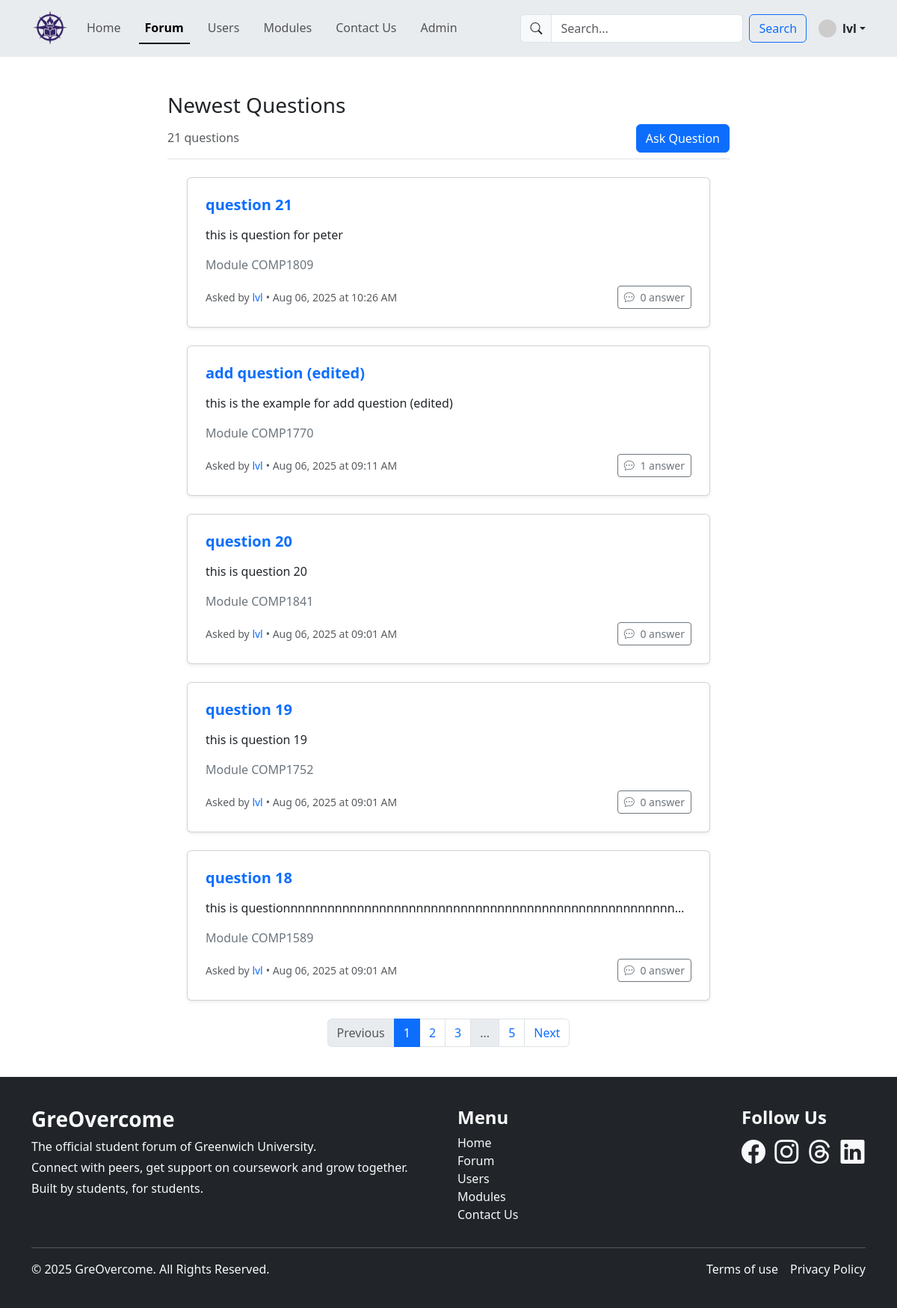
The app's page /coursework/user/forum.php (signed in) with its own data.
### tables this page shows
CREATE TABLE `question` (
  `id` int(11) NOT NULL,
  `quest_title` text NOT NULL,
  `questtext` text NOT NULL,
  `questdate` datetime DEFAULT current_timestamp(),
  `images` text DEFAULT NULL,
  `userid` int(11) NOT NULL,
  `moduleid` int(11) NOT NULL
);

CREATE TABLE `module` (
  `id` int(11) NOT NULL,
  `name` varchar(255) DEFAULT NULL,
  `description` text DEFAULT NULL,
  `created_at` datetime DEFAULT current_timestamp()
);

CREATE TABLE `user` (
  `id` int(11) NOT NULL,
  `name` varchar(255) NOT NULL,
  `email` varchar(255) NOT NULL,
  `password` varchar(255) NOT NULL,
  `created_at` datetime DEFAULT current_timestamp(),
  `bio` text DEFAULT NULL
);

### coursework/user/forum.php (called while the page is built, shortened)
<?php
    include '../system/include/DatabaseConnection.php';
    include '../system/include/DatabaseFunction.php';
try {
    $limit = 5;
    $page = isset($_GET['page']) && is_numeric($_GET['page']) ? (int) $_GET['page'] : 1;
    $page = max(1, $page);
    $offset = ($page - 1) * $limit;
    $keyword = $_GET['keyword'] ?? '';
    $questions = [];
    $totalQuestions = 0;
    if (!empty($keyword)) {
        $totalQuestions = countSearchResults($pdo, $keyword);
        $questions = searchQuestionsPaginated($pdo, $keyword, $limit, $offset);
    } else {
        $totalQuestions = totalQuestions($pdo);
        $questions = getAllQuestionsPaginated($pdo, $limit, $offset);
    }
    $totalPages = ceil($totalQuestions / $limit);
    include 'templates/public_forum.html.php';
} catch (PDOException $e) {
    $title = 'An error has occurred';
    $output = 'Database error: ' . $e->getMessage();
}
include 'templates/public_layout.html.php';

### coursework/system/include/DatabaseFunction.php (called while the page is built, shortened)
<?php
    function query($pdo, $sql, $parameters = []) {
        $query = $pdo->prepare($sql);
        $query->execute($parameters);
        return $query;
    }
    function totalQuestions($pdo) {
        $query = query($pdo, 'SELECT COUNT(*) FROM question');
        $row = $query->fetch();
        return $row[0];
    }
    function getAllQuestionsPaginated($pdo, $limit, $offset) {
        $sql = "SELECT q.*, u.name AS user_name, email, m.name AS module_name
                FROM question q
                LEFT JOIN user u ON q.userid = u.id
                LEFT JOIN module m ON q.moduleid = m.id
                ORDER BY q.questdate DESC, q.id DESC
                LIMIT $limit OFFSET $offset";
        $query = query($pdo, $sql);
        return $query->fetchAll();
    }

### coursework/user/templates/public_forum.html.php (the view, shortened to what this page needs)
<div class="container mt-4" style="max-width: 900px;">
  <div class="border-bottom pb-2 mb-4">
    <h3>Newest Questions</h5>
    <div class="d-flex justify-content-between align-items-center">
      <h6 class="mb-0 text-muted"><?= $totalQuestions ?> questions</h6>
      <a href="add_question.php" class="btn btn-primary">Ask Question</a>
  </div>
</div>
</div>
<?php foreach($questions as $question): ?>
    <?php
    $stmt = $pdo->prepare("SELECT COUNT(*) FROM answers WHERE question_id = ?");
    $stmt->execute([$question['id']]);
    $commentCount = $stmt->fetchColumn();
    ?>
    <div class="card my-4 shadow-sm" style="max-width: 700px; margin: auto;">
        <div class="card-body p-4">
            <h5 class="card-title fw-semibold mb-3">
                <div class="d-block text-truncate text-primary" style="max-width: 700px;">
                    <a href="view_question.php?id=<?= $question['id'] ?>" class="text-decoration-none text-primary">
                        <?=htmlspecialchars($question['quest_title'], ENT_QUOTES, 'UTF-8') ?>
                    </a>
                </div>
            </h5>
            <p class="card-text text-dark text-truncate" style="max-widtd: 100px;">
                <?=htmlspecialchars($question['questtext'], ENT_QUOTES, 'UTF-8'); ?>
            </p>
            <p class="card-text text-secondary">
                Module <?=htmlspecialchars($question['module_name'], ENT_QUOTES, 'UTF-8'); ?>
            </p>
            <div class="d-flex justify-content-between align-items-center mt-3">
                <div>
                    <small class="text-muted d-inline-flex align-items-center" style="max-width: 100%;">
                      Asked by&nbsp;
                      <a class="text-decoration-none text-truncate d-inline-block me-1"
                         style="max-width: 150px; overflow: hidden; text-overflow: ellipsis; white-space: nowrap;"
                         href="tabs/users_tab/view_profile.php?id=<?=$question['userid']?>">
                         <?=htmlspecialchars($question['user_name'], ENT_QUOTES, 'UTF-8'); ?>
                      </a>
                        • <?php $display_date = date("M d, Y \a\\t h:i A", strtotime($question['questdate']))?>
                      <?=htmlspecialchars($display_date, ENT_QUOTES, 'UTF-8')?>
                    </small>
                </div>
                <div>
                    <button class="btn btn-sm btn-outline-secondary">
                        <a class="text-decoration-none link-secondary" href="view_question.php?id=<?= $question['id'] ?>"><i class="bi bi-chat-dots me-1"></i> <?= $commentCount <= 1 ? $commentCount.' answer' : $commentCount.' answers' ?> </a>
                    </button>
                </div>
            </div>
        </div>
    </div>
<?php endforeach;?>
<?php if ($totalPages > 1): ?>
<nav>
  <ul class="pagination justify-content-center">
    <li class="page-item <?= $page <= 1 ? 'disabled' : '' ?>">
      <a class="page-link" href="?page=<?= $page - 1 ?>&keyword=<?= urlencode($keyword) ?>">Previous</a>
    </li>
    <?php
    $range = 2;
    for ($i = max(1, $page - $range); $i <= min($totalPages, $page + $range); $i++): ?>
      <li class="page-item <?= $i === $page ? 'active' : '' ?>">
        <a class="page-link" href="?page=<?= $i ?>&keyword=<?= urlencode($keyword) ?>"><?= $i ?></a>
      </li>
    <?php endfor;
    if ($page < $totalPages - ($range + 1)) {
        echo '<li class="page-item disabled"><span class="page-link">...</span></li>';
        echo '<li class="page-item"><a class="page-link" href="?page=' . $totalPages . '&keyword=' . urlencode($keyword) . '">' . $totalPages . '</a></li>';
    }
    ?>
    <li class="page-item <?= $page >= $totalPages ? 'disabled' : '' ?>">
      <a class="page-link" href="?page=<?= $page + 1 ?>&keyword=<?= urlencode($keyword) ?>">Next</a>
    </li>
  </ul>
</nav>
<?php endif; ?>

### coursework/user/style.css (style rules this page uses)
html, body { margin: 0; padding: 0; overflow-x: hidden; }

### coursework/user/templates/public_layout.html.php (style rules this page uses)
html, body { height: 100%; }
body { display: flex; flex-direction: column; }

### records on screen
question: quest_title "question 21", questtext "this is question for peter", moduleid.name "COMP1809", userid.name "lvl", questdate "Aug 06, 2025 at 10:26 AM", commentCount "0"
question: quest_title "add question (edited)", questtext "this is the example for add question (edited)", moduleid.name "COMP1770", userid.name "lvl", questdate "Aug 06, 2025 at 09:11 AM", commentCount "1"
question: quest_title "question 20", questtext "this is question 20", moduleid.name "COMP1841", userid.name "lvl", questdate "Aug 06, 2025 at 09:01 AM", commentCount "0"
question: quest_title "question 19", questtext "this is question 19", moduleid.name "COMP1752", userid.name "lvl", questdate "Aug 06, 2025 at 09:01 AM", commentCount "0"
question: quest_title "question 18", questtext "this is questionnnnnnnnnnnnnnnnnnnnnnnnnnnnnnnnnnnnnnnnnnnnnnnnnnnnn…", moduleid.name "COMP1589", userid.name "lvl", questdate "Aug 06, 2025 at 09:01 AM", commentCount "0"

### other values on screen
$_SESSION['username'] "lvl"
$totalQuestions "21"
$totalPages "5"
